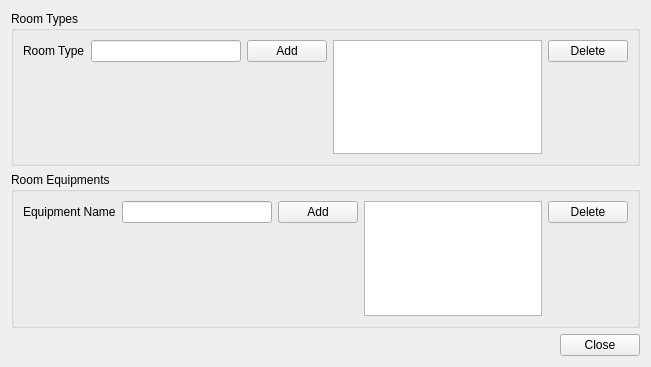
<?xml version="1.0" encoding="UTF-8"?>
<ui version="4.0">
 <class>RoomSettings</class>
 <widget class="QWidget" name="RoomSettings">
  <property name="geometry">
   <rect>
    <x>0</x>
    <y>0</y>
    <width>651</width>
    <height>367</height>
   </rect>
  </property>
  <property name="windowTitle">
   <string>Room Settings</string>
  </property>
  <layout class="QVBoxLayout" name="verticalLayout_6">
   <item>
    <layout class="QVBoxLayout" name="verticalLayout_4">
     <item>
      <widget class="QGroupBox" name="groupBox">
       <property name="styleSheet">
        <string notr="true"/>
       </property>
       <property name="title">
        <string>Room Types</string>
       </property>
       <layout class="QHBoxLayout" name="horizontalLayout_4">
        <item>
         <layout class="QHBoxLayout" name="horizontalLayout">
          <item>
           <layout class="QVBoxLayout" name="verticalLayout">
            <item>
             <layout class="QGridLayout" name="gridLayout">
              <item row="0" column="2">
               <widget class="QPushButton" name="addRoomType">
                <property name="text">
                 <string>Add</string>
                </property>
                <property name="icon">
                 <iconset resource="bill_master_resources.qrc">
                  <normaloff>:/icons/icons/1429107785_678092-sign-add-128.png</normaloff>:/icons/icons/1429107785_678092-sign-add-128.png</iconset>
                </property>
               </widget>
              </item>
              <item row="0" column="0">
               <widget class="QLabel" name="label">
                <property name="text">
                 <string>Room Type</string>
                </property>
               </widget>
              </item>
              <item row="0" column="1">
               <widget class="QLineEdit" name="roomType">
                <property name="minimumSize">
                 <size>
                  <width>150</width>
                  <height>0</height>
                 </size>
                </property>
               </widget>
              </item>
             </layout>
            </item>
            <item>
             <spacer name="verticalSpacer">
              <property name="orientation">
               <enum>Qt::Vertical</enum>
              </property>
              <property name="sizeHint" stdset="0">
               <size>
                <width>20</width>
                <height>40</height>
               </size>
              </property>
             </spacer>
            </item>
           </layout>
          </item>
          <item>
           <widget class="QListWidget" name="roomTypeList"/>
          </item>
          <item>
           <layout class="QVBoxLayout" name="verticalLayout_3">
            <item>
             <widget class="QPushButton" name="deleteRoom">
              <property name="text">
               <string>Delete</string>
              </property>
              <property name="icon">
               <iconset resource="bill_master_resources.qrc">
                <normaloff>:/icons/icons/1429107797_678069-sign-error-128.png</normaloff>:/icons/icons/1429107797_678069-sign-error-128.png</iconset>
              </property>
             </widget>
            </item>
            <item>
             <spacer name="verticalSpacer_3">
              <property name="orientation">
               <enum>Qt::Vertical</enum>
              </property>
              <property name="sizeHint" stdset="0">
               <size>
                <width>20</width>
                <height>40</height>
               </size>
              </property>
             </spacer>
            </item>
           </layout>
          </item>
         </layout>
        </item>
       </layout>
      </widget>
     </item>
    </layout>
   </item>
   <item>
    <widget class="QGroupBox" name="groupBox_2">
     <property name="styleSheet">
      <string notr="true"/>
     </property>
     <property name="title">
      <string>Room Equipments</string>
     </property>
     <layout class="QHBoxLayout" name="horizontalLayout_3">
      <item>
       <layout class="QHBoxLayout" name="horizontalLayout_2">
        <item>
         <layout class="QVBoxLayout" name="verticalLayout_2">
          <item>
           <layout class="QGridLayout" name="gridLayout_2">
            <item row="0" column="0">
             <widget class="QLabel" name="label_2">
              <property name="text">
               <string>Equipment Name</string>
              </property>
             </widget>
            </item>
            <item row="0" column="1">
             <widget class="QLineEdit" name="equipName">
              <property name="minimumSize">
               <size>
                <width>150</width>
                <height>0</height>
               </size>
              </property>
             </widget>
            </item>
            <item row="0" column="2">
             <widget class="QPushButton" name="addEquip">
              <property name="text">
               <string>Add</string>
              </property>
              <property name="icon">
               <iconset resource="bill_master_resources.qrc">
                <normaloff>:/icons/icons/1429107785_678092-sign-add-128.png</normaloff>:/icons/icons/1429107785_678092-sign-add-128.png</iconset>
              </property>
             </widget>
            </item>
           </layout>
          </item>
          <item>
           <spacer name="verticalSpacer_2">
            <property name="orientation">
             <enum>Qt::Vertical</enum>
            </property>
            <property name="sizeHint" stdset="0">
             <size>
              <width>20</width>
              <height>40</height>
             </size>
            </property>
           </spacer>
          </item>
         </layout>
        </item>
        <item>
         <widget class="QListWidget" name="equipList">
          <property name="editTriggers">
           <set>QAbstractItemView::NoEditTriggers</set>
          </property>
         </widget>
        </item>
        <item>
         <layout class="QVBoxLayout" name="verticalLayout_5">
          <item>
           <widget class="QPushButton" name="deleteEquip">
            <property name="text">
             <string>Delete</string>
            </property>
            <property name="icon">
             <iconset resource="bill_master_resources.qrc">
              <normaloff>:/icons/icons/1429107797_678069-sign-error-128.png</normaloff>:/icons/icons/1429107797_678069-sign-error-128.png</iconset>
            </property>
           </widget>
          </item>
          <item>
           <spacer name="verticalSpacer_4">
            <property name="orientation">
             <enum>Qt::Vertical</enum>
            </property>
            <property name="sizeHint" stdset="0">
             <size>
              <width>20</width>
              <height>40</height>
             </size>
            </property>
           </spacer>
          </item>
         </layout>
        </item>
       </layout>
      </item>
     </layout>
    </widget>
   </item>
   <item>
    <layout class="QHBoxLayout" name="horizontalLayout_5">
     <item>
      <spacer name="horizontalSpacer">
       <property name="orientation">
        <enum>Qt::Horizontal</enum>
       </property>
       <property name="sizeHint" stdset="0">
        <size>
         <width>40</width>
         <height>20</height>
        </size>
       </property>
      </spacer>
     </item>
     <item>
      <widget class="QPushButton" name="closeBtn">
       <property name="text">
        <string>Close</string>
       </property>
      </widget>
     </item>
    </layout>
   </item>
  </layout>
 </widget>
 <resources>
  <include location="bill_master_resources.qrc"/>
 </resources>
 <connections/>
</ui>
